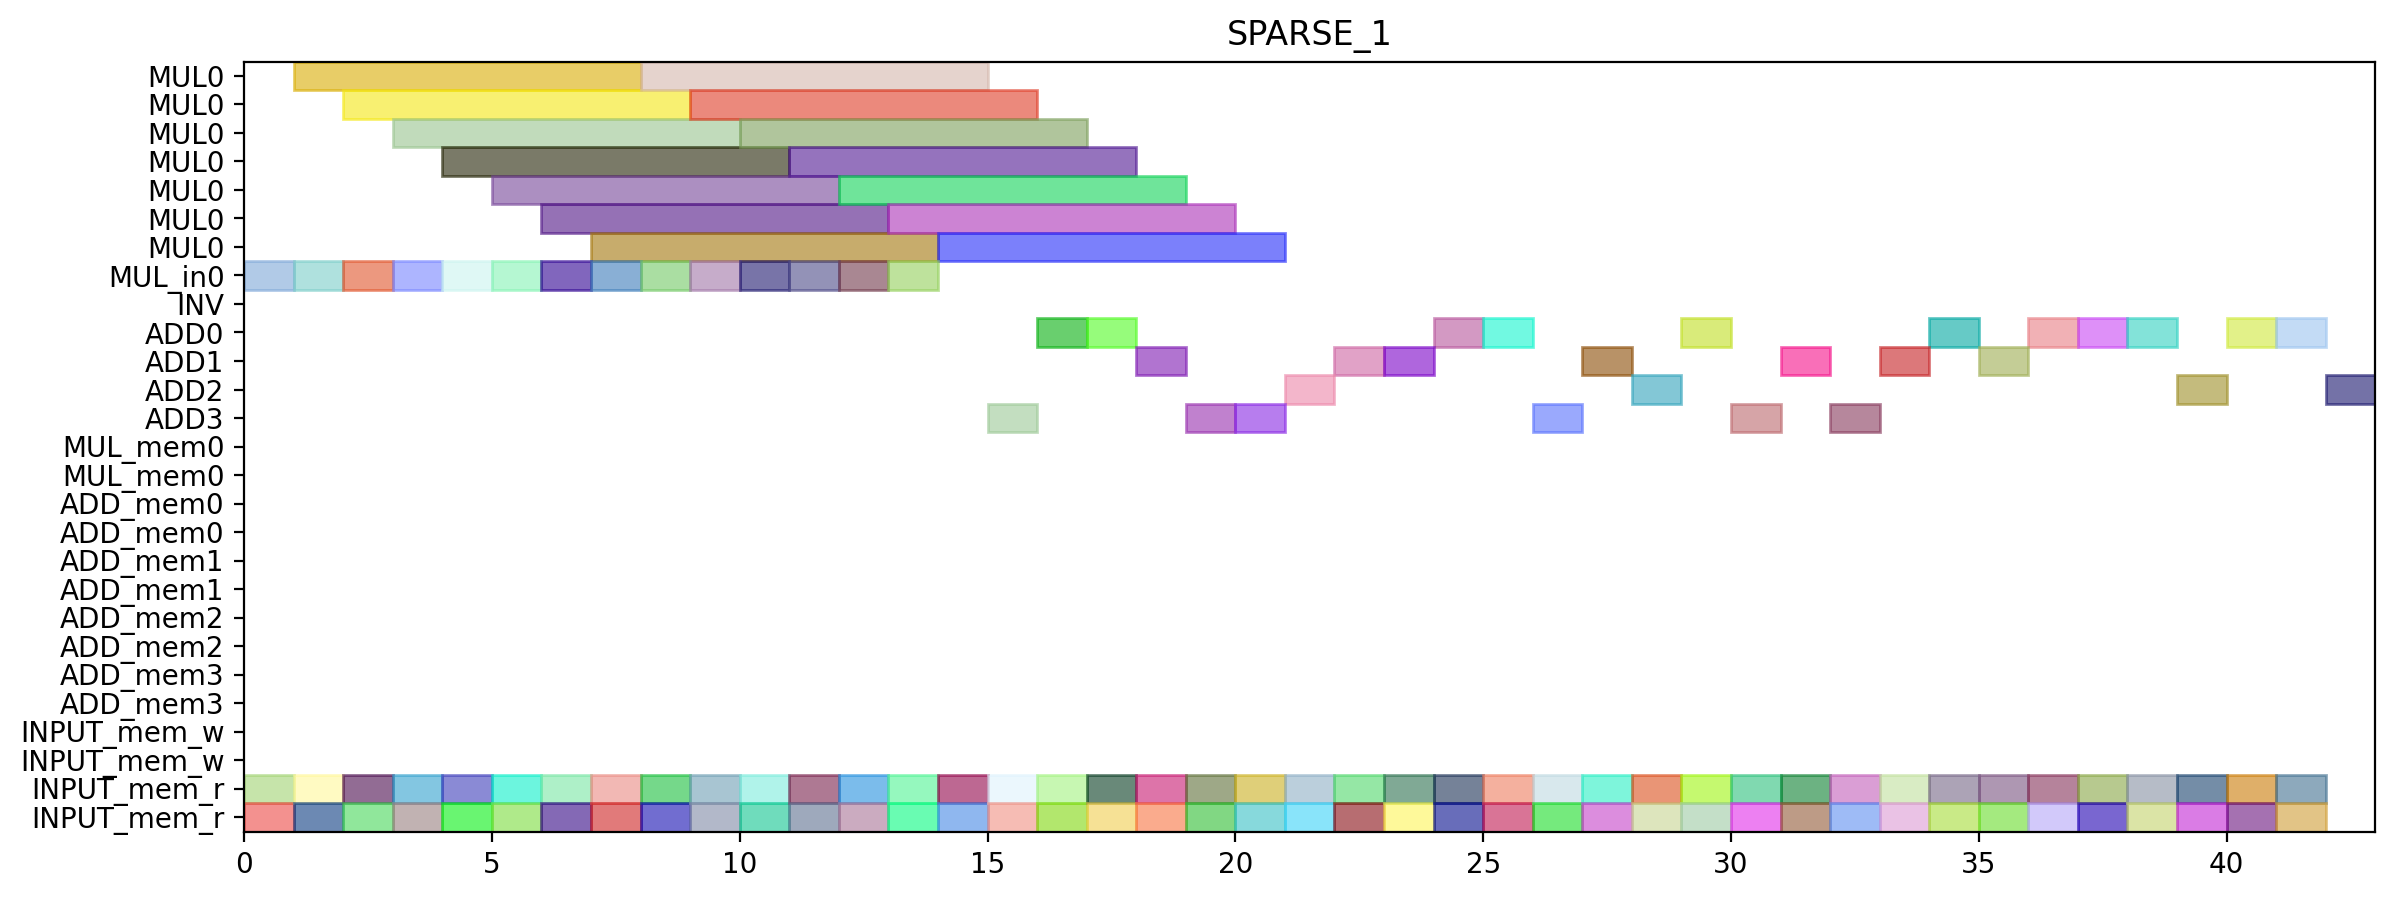

This figure's Python source:
from pyschedule import Scenario, solvers, plotters, alt


def solve():
	horizon = 121
	S = Scenario("SPARSE_1", horizon=horizon)

	# resource
	MUL = S.Resources('MUL', num=1, size=7)
	MUL_in = S.Resources('MUL_in', num=1)
	INV = S.Resource('INV')
	ADD = S.Resources('ADD', num=4, periods=range(1, horizon))
	MUL_mem = S.Resources('MUL_mem', num=1, size=2)
	ADD_mem = S.Resources('ADD_mem', num=4, size=2)
	INPUT_mem_w = S.Resource('INPUT_mem_w', size=2)
	INPUT_mem_r = S.Resource('INPUT_mem_r', size=2)

	# result of previous scheduling
	t4_t2_t1_in = S.Task('t4_t2_t1_in', length=1, delay_cost=1)
	S += t4_t2_t1_in >= 0
	t4_t2_t1_in += MUL_in[0]

	t4_t2_t1_mem0 = S.Task('t4_t2_t1_mem0', length=1, delay_cost=1)
	S += t4_t2_t1_mem0 >= 0
	t4_t2_t1_mem0 += INPUT_mem_r

	t4_t2_t1_mem1 = S.Task('t4_t2_t1_mem1', length=1, delay_cost=1)
	S += t4_t2_t1_mem1 >= 0
	t4_t2_t1_mem1 += INPUT_mem_r

	t4_t1_t0_in = S.Task('t4_t1_t0_in', length=1, delay_cost=1)
	S += t4_t1_t0_in >= 1
	t4_t1_t0_in += MUL_in[0]

	t4_t1_t0_mem0 = S.Task('t4_t1_t0_mem0', length=1, delay_cost=1)
	S += t4_t1_t0_mem0 >= 1
	t4_t1_t0_mem0 += INPUT_mem_r

	t4_t1_t0_mem1 = S.Task('t4_t1_t0_mem1', length=1, delay_cost=1)
	S += t4_t1_t0_mem1 >= 1
	t4_t1_t0_mem1 += INPUT_mem_r

	t4_t2_t1 = S.Task('t4_t2_t1', length=7, delay_cost=1)
	S += t4_t2_t1 >= 1
	t4_t2_t1 += MUL[0]

	t4_t0_t1_in = S.Task('t4_t0_t1_in', length=1, delay_cost=1)
	S += t4_t0_t1_in >= 2
	t4_t0_t1_in += MUL_in[0]

	t4_t0_t1_mem0 = S.Task('t4_t0_t1_mem0', length=1, delay_cost=1)
	S += t4_t0_t1_mem0 >= 2
	t4_t0_t1_mem0 += INPUT_mem_r

	t4_t0_t1_mem1 = S.Task('t4_t0_t1_mem1', length=1, delay_cost=1)
	S += t4_t0_t1_mem1 >= 2
	t4_t0_t1_mem1 += INPUT_mem_r

	t4_t1_t0 = S.Task('t4_t1_t0', length=7, delay_cost=1)
	S += t4_t1_t0 >= 2
	t4_t1_t0 += MUL[0]

	t4_t0_t0_in = S.Task('t4_t0_t0_in', length=1, delay_cost=1)
	S += t4_t0_t0_in >= 3
	t4_t0_t0_in += MUL_in[0]

	t4_t0_t0_mem0 = S.Task('t4_t0_t0_mem0', length=1, delay_cost=1)
	S += t4_t0_t0_mem0 >= 3
	t4_t0_t0_mem0 += INPUT_mem_r

	t4_t0_t0_mem1 = S.Task('t4_t0_t0_mem1', length=1, delay_cost=1)
	S += t4_t0_t0_mem1 >= 3
	t4_t0_t0_mem1 += INPUT_mem_r

	t4_t0_t1 = S.Task('t4_t0_t1', length=7, delay_cost=1)
	S += t4_t0_t1 >= 3
	t4_t0_t1 += MUL[0]

	t4_t0_t0 = S.Task('t4_t0_t0', length=7, delay_cost=1)
	S += t4_t0_t0 >= 4
	t4_t0_t0 += MUL[0]

	t4_t8_t0_in = S.Task('t4_t8_t0_in', length=1, delay_cost=1)
	S += t4_t8_t0_in >= 4
	t4_t8_t0_in += MUL_in[0]

	t4_t8_t0_mem0 = S.Task('t4_t8_t0_mem0', length=1, delay_cost=1)
	S += t4_t8_t0_mem0 >= 4
	t4_t8_t0_mem0 += INPUT_mem_r

	t4_t8_t0_mem1 = S.Task('t4_t8_t0_mem1', length=1, delay_cost=1)
	S += t4_t8_t0_mem1 >= 4
	t4_t8_t0_mem1 += INPUT_mem_r

	t2_t1_in = S.Task('t2_t1_in', length=1, delay_cost=1)
	S += t2_t1_in >= 5
	t2_t1_in += MUL_in[0]

	t2_t1_mem0 = S.Task('t2_t1_mem0', length=1, delay_cost=1)
	S += t2_t1_mem0 >= 5
	t2_t1_mem0 += INPUT_mem_r

	t2_t1_mem1 = S.Task('t2_t1_mem1', length=1, delay_cost=1)
	S += t2_t1_mem1 >= 5
	t2_t1_mem1 += INPUT_mem_r

	t4_t8_t0 = S.Task('t4_t8_t0', length=7, delay_cost=1)
	S += t4_t8_t0 >= 5
	t4_t8_t0 += MUL[0]

	t2_t0_in = S.Task('t2_t0_in', length=1, delay_cost=1)
	S += t2_t0_in >= 6
	t2_t0_in += MUL_in[0]

	t2_t0_mem0 = S.Task('t2_t0_mem0', length=1, delay_cost=1)
	S += t2_t0_mem0 >= 6
	t2_t0_mem0 += INPUT_mem_r

	t2_t0_mem1 = S.Task('t2_t0_mem1', length=1, delay_cost=1)
	S += t2_t0_mem1 >= 6
	t2_t0_mem1 += INPUT_mem_r

	t2_t1 = S.Task('t2_t1', length=7, delay_cost=1)
	S += t2_t1 >= 6
	t2_t1 += MUL[0]

	t1_t0_in = S.Task('t1_t0_in', length=1, delay_cost=1)
	S += t1_t0_in >= 7
	t1_t0_in += MUL_in[0]

	t1_t0_mem0 = S.Task('t1_t0_mem0', length=1, delay_cost=1)
	S += t1_t0_mem0 >= 7
	t1_t0_mem0 += INPUT_mem_r

	t1_t0_mem1 = S.Task('t1_t0_mem1', length=1, delay_cost=1)
	S += t1_t0_mem1 >= 7
	t1_t0_mem1 += INPUT_mem_r

	t2_t0 = S.Task('t2_t0', length=7, delay_cost=1)
	S += t2_t0 >= 7
	t2_t0 += MUL[0]

	t0_t1_in = S.Task('t0_t1_in', length=1, delay_cost=1)
	S += t0_t1_in >= 8
	t0_t1_in += MUL_in[0]

	t0_t1_mem0 = S.Task('t0_t1_mem0', length=1, delay_cost=1)
	S += t0_t1_mem0 >= 8
	t0_t1_mem0 += INPUT_mem_r

	t0_t1_mem1 = S.Task('t0_t1_mem1', length=1, delay_cost=1)
	S += t0_t1_mem1 >= 8
	t0_t1_mem1 += INPUT_mem_r

	t1_t0 = S.Task('t1_t0', length=7, delay_cost=1)
	S += t1_t0 >= 8
	t1_t0 += MUL[0]

	t0_t1 = S.Task('t0_t1', length=7, delay_cost=1)
	S += t0_t1 >= 9
	t0_t1 += MUL[0]

	t4_t8_t1_in = S.Task('t4_t8_t1_in', length=1, delay_cost=1)
	S += t4_t8_t1_in >= 9
	t4_t8_t1_in += MUL_in[0]

	t4_t8_t1_mem0 = S.Task('t4_t8_t1_mem0', length=1, delay_cost=1)
	S += t4_t8_t1_mem0 >= 9
	t4_t8_t1_mem0 += INPUT_mem_r

	t4_t8_t1_mem1 = S.Task('t4_t8_t1_mem1', length=1, delay_cost=1)
	S += t4_t8_t1_mem1 >= 9
	t4_t8_t1_mem1 += INPUT_mem_r

	t4_t2_t0_in = S.Task('t4_t2_t0_in', length=1, delay_cost=1)
	S += t4_t2_t0_in >= 10
	t4_t2_t0_in += MUL_in[0]

	t4_t2_t0_mem0 = S.Task('t4_t2_t0_mem0', length=1, delay_cost=1)
	S += t4_t2_t0_mem0 >= 10
	t4_t2_t0_mem0 += INPUT_mem_r

	t4_t2_t0_mem1 = S.Task('t4_t2_t0_mem1', length=1, delay_cost=1)
	S += t4_t2_t0_mem1 >= 10
	t4_t2_t0_mem1 += INPUT_mem_r

	t4_t8_t1 = S.Task('t4_t8_t1', length=7, delay_cost=1)
	S += t4_t8_t1 >= 10
	t4_t8_t1 += MUL[0]

	t4_t1_t1_in = S.Task('t4_t1_t1_in', length=1, delay_cost=1)
	S += t4_t1_t1_in >= 11
	t4_t1_t1_in += MUL_in[0]

	t4_t1_t1_mem0 = S.Task('t4_t1_t1_mem0', length=1, delay_cost=1)
	S += t4_t1_t1_mem0 >= 11
	t4_t1_t1_mem0 += INPUT_mem_r

	t4_t1_t1_mem1 = S.Task('t4_t1_t1_mem1', length=1, delay_cost=1)
	S += t4_t1_t1_mem1 >= 11
	t4_t1_t1_mem1 += INPUT_mem_r

	t4_t2_t0 = S.Task('t4_t2_t0', length=7, delay_cost=1)
	S += t4_t2_t0 >= 11
	t4_t2_t0 += MUL[0]

	t1_t1_in = S.Task('t1_t1_in', length=1, delay_cost=1)
	S += t1_t1_in >= 12
	t1_t1_in += MUL_in[0]

	t1_t1_mem0 = S.Task('t1_t1_mem0', length=1, delay_cost=1)
	S += t1_t1_mem0 >= 12
	t1_t1_mem0 += INPUT_mem_r

	t1_t1_mem1 = S.Task('t1_t1_mem1', length=1, delay_cost=1)
	S += t1_t1_mem1 >= 12
	t1_t1_mem1 += INPUT_mem_r

	t4_t1_t1 = S.Task('t4_t1_t1', length=7, delay_cost=1)
	S += t4_t1_t1 >= 12
	t4_t1_t1 += MUL[0]

	t0_t0_in = S.Task('t0_t0_in', length=1, delay_cost=1)
	S += t0_t0_in >= 13
	t0_t0_in += MUL_in[0]

	t0_t0_mem0 = S.Task('t0_t0_mem0', length=1, delay_cost=1)
	S += t0_t0_mem0 >= 13
	t0_t0_mem0 += INPUT_mem_r

	t0_t0_mem1 = S.Task('t0_t0_mem1', length=1, delay_cost=1)
	S += t0_t0_mem1 >= 13
	t0_t0_mem1 += INPUT_mem_r

	t1_t1 = S.Task('t1_t1', length=7, delay_cost=1)
	S += t1_t1 >= 13
	t1_t1 += MUL[0]

	t0_t0 = S.Task('t0_t0', length=7, delay_cost=1)
	S += t0_t0 >= 14
	t0_t0 += MUL[0]

	t4_t51_mem0 = S.Task('t4_t51_mem0', length=1, delay_cost=1)
	S += t4_t51_mem0 >= 14
	t4_t51_mem0 += INPUT_mem_r

	t4_t51_mem1 = S.Task('t4_t51_mem1', length=1, delay_cost=1)
	S += t4_t51_mem1 >= 14
	t4_t51_mem1 += INPUT_mem_r

	t4_t1_t2_mem0 = S.Task('t4_t1_t2_mem0', length=1, delay_cost=1)
	S += t4_t1_t2_mem0 >= 15
	t4_t1_t2_mem0 += INPUT_mem_r

	t4_t1_t2_mem1 = S.Task('t4_t1_t2_mem1', length=1, delay_cost=1)
	S += t4_t1_t2_mem1 >= 15
	t4_t1_t2_mem1 += INPUT_mem_r

	t4_t51 = S.Task('t4_t51', length=1, delay_cost=1)
	S += t4_t51 >= 15
	t4_t51 += ADD[3]

	t2_t2_mem0 = S.Task('t2_t2_mem0', length=1, delay_cost=1)
	S += t2_t2_mem0 >= 16
	t2_t2_mem0 += INPUT_mem_r

	t2_t2_mem1 = S.Task('t2_t2_mem1', length=1, delay_cost=1)
	S += t2_t2_mem1 >= 16
	t2_t2_mem1 += INPUT_mem_r

	t4_t1_t2 = S.Task('t4_t1_t2', length=1, delay_cost=1)
	S += t4_t1_t2 >= 16
	t4_t1_t2 += ADD[0]

	t0_t2_mem0 = S.Task('t0_t2_mem0', length=1, delay_cost=1)
	S += t0_t2_mem0 >= 17
	t0_t2_mem0 += INPUT_mem_r

	t0_t2_mem1 = S.Task('t0_t2_mem1', length=1, delay_cost=1)
	S += t0_t2_mem1 >= 17
	t0_t2_mem1 += INPUT_mem_r

	t2_t2 = S.Task('t2_t2', length=1, delay_cost=1)
	S += t2_t2 >= 17
	t2_t2 += ADD[0]

	t0_t2 = S.Task('t0_t2', length=1, delay_cost=1)
	S += t0_t2 >= 18
	t0_t2 += ADD[1]

	t0_t3_mem0 = S.Task('t0_t3_mem0', length=1, delay_cost=1)
	S += t0_t3_mem0 >= 18
	t0_t3_mem0 += INPUT_mem_r

	t0_t3_mem1 = S.Task('t0_t3_mem1', length=1, delay_cost=1)
	S += t0_t3_mem1 >= 18
	t0_t3_mem1 += INPUT_mem_r

	t0_t3 = S.Task('t0_t3', length=1, delay_cost=1)
	S += t0_t3 >= 19
	t0_t3 += ADD[3]

	t4_t0_t2_mem0 = S.Task('t4_t0_t2_mem0', length=1, delay_cost=1)
	S += t4_t0_t2_mem0 >= 19
	t4_t0_t2_mem0 += INPUT_mem_r

	t4_t0_t2_mem1 = S.Task('t4_t0_t2_mem1', length=1, delay_cost=1)
	S += t4_t0_t2_mem1 >= 19
	t4_t0_t2_mem1 += INPUT_mem_r

	t4_t0_t2 = S.Task('t4_t0_t2', length=1, delay_cost=1)
	S += t4_t0_t2 >= 20
	t4_t0_t2 += ADD[3]

	t4_t0_t3_mem0 = S.Task('t4_t0_t3_mem0', length=1, delay_cost=1)
	S += t4_t0_t3_mem0 >= 20
	t4_t0_t3_mem0 += INPUT_mem_r

	t4_t0_t3_mem1 = S.Task('t4_t0_t3_mem1', length=1, delay_cost=1)
	S += t4_t0_t3_mem1 >= 20
	t4_t0_t3_mem1 += INPUT_mem_r

	t1_t2_mem0 = S.Task('t1_t2_mem0', length=1, delay_cost=1)
	S += t1_t2_mem0 >= 21
	t1_t2_mem0 += INPUT_mem_r

	t1_t2_mem1 = S.Task('t1_t2_mem1', length=1, delay_cost=1)
	S += t1_t2_mem1 >= 21
	t1_t2_mem1 += INPUT_mem_r

	t4_t0_t3 = S.Task('t4_t0_t3', length=1, delay_cost=1)
	S += t4_t0_t3 >= 21
	t4_t0_t3 += ADD[2]

	t1_t2 = S.Task('t1_t2', length=1, delay_cost=1)
	S += t1_t2 >= 22
	t1_t2 += ADD[1]

	t2_t3_mem0 = S.Task('t2_t3_mem0', length=1, delay_cost=1)
	S += t2_t3_mem0 >= 22
	t2_t3_mem0 += INPUT_mem_r

	t2_t3_mem1 = S.Task('t2_t3_mem1', length=1, delay_cost=1)
	S += t2_t3_mem1 >= 22
	t2_t3_mem1 += INPUT_mem_r

	t2_t3 = S.Task('t2_t3', length=1, delay_cost=1)
	S += t2_t3 >= 23
	t2_t3 += ADD[1]

	t4_t1_t3_mem0 = S.Task('t4_t1_t3_mem0', length=1, delay_cost=1)
	S += t4_t1_t3_mem0 >= 23
	t4_t1_t3_mem0 += INPUT_mem_r

	t4_t1_t3_mem1 = S.Task('t4_t1_t3_mem1', length=1, delay_cost=1)
	S += t4_t1_t3_mem1 >= 23
	t4_t1_t3_mem1 += INPUT_mem_r

	t4_t1_t3 = S.Task('t4_t1_t3', length=1, delay_cost=1)
	S += t4_t1_t3 >= 24
	t4_t1_t3 += ADD[0]

	t4_t50_mem0 = S.Task('t4_t50_mem0', length=1, delay_cost=1)
	S += t4_t50_mem0 >= 24
	t4_t50_mem0 += INPUT_mem_r

	t4_t50_mem1 = S.Task('t4_t50_mem1', length=1, delay_cost=1)
	S += t4_t50_mem1 >= 24
	t4_t50_mem1 += INPUT_mem_r

	t4_t41_mem0 = S.Task('t4_t41_mem0', length=1, delay_cost=1)
	S += t4_t41_mem0 >= 25
	t4_t41_mem0 += INPUT_mem_r

	t4_t41_mem1 = S.Task('t4_t41_mem1', length=1, delay_cost=1)
	S += t4_t41_mem1 >= 25
	t4_t41_mem1 += INPUT_mem_r

	t4_t50 = S.Task('t4_t50', length=1, delay_cost=1)
	S += t4_t50 >= 25
	t4_t50 += ADD[0]

	t1_t3_mem0 = S.Task('t1_t3_mem0', length=1, delay_cost=1)
	S += t1_t3_mem0 >= 26
	t1_t3_mem0 += INPUT_mem_r

	t1_t3_mem1 = S.Task('t1_t3_mem1', length=1, delay_cost=1)
	S += t1_t3_mem1 >= 26
	t1_t3_mem1 += INPUT_mem_r

	t4_t41 = S.Task('t4_t41', length=1, delay_cost=1)
	S += t4_t41 >= 26
	t4_t41 += ADD[3]

	t1_t3 = S.Task('t1_t3', length=1, delay_cost=1)
	S += t1_t3 >= 27
	t1_t3 += ADD[1]

	t4_t40_mem0 = S.Task('t4_t40_mem0', length=1, delay_cost=1)
	S += t4_t40_mem0 >= 27
	t4_t40_mem0 += INPUT_mem_r

	t4_t40_mem1 = S.Task('t4_t40_mem1', length=1, delay_cost=1)
	S += t4_t40_mem1 >= 27
	t4_t40_mem1 += INPUT_mem_r

	t4_t2_t3_mem0 = S.Task('t4_t2_t3_mem0', length=1, delay_cost=1)
	S += t4_t2_t3_mem0 >= 28
	t4_t2_t3_mem0 += INPUT_mem_r

	t4_t2_t3_mem1 = S.Task('t4_t2_t3_mem1', length=1, delay_cost=1)
	S += t4_t2_t3_mem1 >= 28
	t4_t2_t3_mem1 += INPUT_mem_r

	t4_t40 = S.Task('t4_t40', length=1, delay_cost=1)
	S += t4_t40 >= 28
	t4_t40 += ADD[2]

	t4_t2_t2_mem0 = S.Task('t4_t2_t2_mem0', length=1, delay_cost=1)
	S += t4_t2_t2_mem0 >= 29
	t4_t2_t2_mem0 += INPUT_mem_r

	t4_t2_t2_mem1 = S.Task('t4_t2_t2_mem1', length=1, delay_cost=1)
	S += t4_t2_t2_mem1 >= 29
	t4_t2_t2_mem1 += INPUT_mem_r

	t4_t2_t3 = S.Task('t4_t2_t3', length=1, delay_cost=1)
	S += t4_t2_t3 >= 29
	t4_t2_t3 += ADD[0]

	t4_t2_t2 = S.Task('t4_t2_t2', length=1, delay_cost=1)
	S += t4_t2_t2 >= 30
	t4_t2_t2 += ADD[3]


	# new tasks
	t4_t8_t2 = S.Task('t4_t8_t2', length=1, delay_cost=1)
	t4_t8_t2 += alt(ADD)

	t4_t8_t2_mem0 = S.Task('t4_t8_t2_mem0', length=1, delay_cost=1)
	t4_t8_t2_mem0 += INPUT_mem_r
	S += t4_t8_t2_mem0 <= t4_t8_t2

	t4_t8_t2_mem1 = S.Task('t4_t8_t2_mem1', length=1, delay_cost=1)
	t4_t8_t2_mem1 += INPUT_mem_r
	S += t4_t8_t2_mem1 <= t4_t8_t2

	t4_t8_t3 = S.Task('t4_t8_t3', length=1, delay_cost=1)
	t4_t8_t3 += alt(ADD)

	t4_t8_t3_mem0 = S.Task('t4_t8_t3_mem0', length=1, delay_cost=1)
	t4_t8_t3_mem0 += INPUT_mem_r
	S += t4_t8_t3_mem0 <= t4_t8_t3

	t4_t8_t3_mem1 = S.Task('t4_t8_t3_mem1', length=1, delay_cost=1)
	t4_t8_t3_mem1 += INPUT_mem_r
	S += t4_t8_t3_mem1 <= t4_t8_t3

	t70 = S.Task('t70', length=1, delay_cost=1)
	t70 += alt(ADD)

	t70_mem0 = S.Task('t70_mem0', length=1, delay_cost=1)
	t70_mem0 += INPUT_mem_r
	S += t70_mem0 <= t70

	t70_mem1 = S.Task('t70_mem1', length=1, delay_cost=1)
	t70_mem1 += INPUT_mem_r
	S += t70_mem1 <= t70

	t71 = S.Task('t71', length=1, delay_cost=1)
	t71 += alt(ADD)

	t71_mem0 = S.Task('t71_mem0', length=1, delay_cost=1)
	t71_mem0 += INPUT_mem_r
	S += t71_mem0 <= t71

	t71_mem1 = S.Task('t71_mem1', length=1, delay_cost=1)
	t71_mem1 += INPUT_mem_r
	S += t71_mem1 <= t71

	t80 = S.Task('t80', length=1, delay_cost=1)
	t80 += alt(ADD)

	t80_mem0 = S.Task('t80_mem0', length=1, delay_cost=1)
	t80_mem0 += INPUT_mem_r
	S += t80_mem0 <= t80

	t80_mem1 = S.Task('t80_mem1', length=1, delay_cost=1)
	t80_mem1 += INPUT_mem_r
	S += t80_mem1 <= t80

	t81 = S.Task('t81', length=1, delay_cost=1)
	t81 += alt(ADD)

	t81_mem0 = S.Task('t81_mem0', length=1, delay_cost=1)
	t81_mem0 += INPUT_mem_r
	S += t81_mem0 <= t81

	t81_mem1 = S.Task('t81_mem1', length=1, delay_cost=1)
	t81_mem1 += INPUT_mem_r
	S += t81_mem1 <= t81

	t90 = S.Task('t90', length=1, delay_cost=1)
	t90 += alt(ADD)

	t90_mem0 = S.Task('t90_mem0', length=1, delay_cost=1)
	t90_mem0 += INPUT_mem_r
	S += t90_mem0 <= t90

	t90_mem1 = S.Task('t90_mem1', length=1, delay_cost=1)
	t90_mem1 += INPUT_mem_r
	S += t90_mem1 <= t90

	t91 = S.Task('t91', length=1, delay_cost=1)
	t91 += alt(ADD)

	t91_mem0 = S.Task('t91_mem0', length=1, delay_cost=1)
	t91_mem0 += INPUT_mem_r
	S += t91_mem0 <= t91

	t91_mem1 = S.Task('t91_mem1', length=1, delay_cost=1)
	t91_mem1 += INPUT_mem_r
	S += t91_mem1 <= t91

	t100 = S.Task('t100', length=1, delay_cost=1)
	t100 += alt(ADD)

	t100_mem0 = S.Task('t100_mem0', length=1, delay_cost=1)
	t100_mem0 += INPUT_mem_r
	S += t100_mem0 <= t100

	t100_mem1 = S.Task('t100_mem1', length=1, delay_cost=1)
	t100_mem1 += INPUT_mem_r
	S += t100_mem1 <= t100

	t101 = S.Task('t101', length=1, delay_cost=1)
	t101 += alt(ADD)

	t101_mem0 = S.Task('t101_mem0', length=1, delay_cost=1)
	t101_mem0 += INPUT_mem_r
	S += t101_mem0 <= t101

	t101_mem1 = S.Task('t101_mem1', length=1, delay_cost=1)
	t101_mem1 += INPUT_mem_r
	S += t101_mem1 <= t101

	t5_t0_t2 = S.Task('t5_t0_t2', length=1, delay_cost=1)
	t5_t0_t2 += alt(ADD)

	t5_t0_t2_mem0 = S.Task('t5_t0_t2_mem0', length=1, delay_cost=1)
	t5_t0_t2_mem0 += INPUT_mem_r
	S += t5_t0_t2_mem0 <= t5_t0_t2

	t5_t0_t2_mem1 = S.Task('t5_t0_t2_mem1', length=1, delay_cost=1)
	t5_t0_t2_mem1 += INPUT_mem_r
	S += t5_t0_t2_mem1 <= t5_t0_t2

	t5_t8_t2 = S.Task('t5_t8_t2', length=1, delay_cost=1)
	t5_t8_t2 += alt(ADD)

	t5_t8_t2_mem0 = S.Task('t5_t8_t2_mem0', length=1, delay_cost=1)
	t5_t8_t2_mem0 += INPUT_mem_r
	S += t5_t8_t2_mem0 <= t5_t8_t2

	t5_t8_t2_mem1 = S.Task('t5_t8_t2_mem1', length=1, delay_cost=1)
	t5_t8_t2_mem1 += INPUT_mem_r
	S += t5_t8_t2_mem1 <= t5_t8_t2

	solvers.mip.solve(S,msg=1,kind='CPLEX',ratio_gap=1.01)

	solution = [['hoge']*len(S.solution()[1]) for i in range(len(S.solution()))]
	for i in range(len(S.solution())):
		for j in range(len(S.solution()[i])):
			solution[i][j]=str(S.solution()[i][j])
	print(solution)

	cycles = int(solution[-1][3])

	pic_file_name = "/home/mfukuda/pairing_automation_design2/bls12-446/scheduling/SPARSE_mul1_add4/SPARSE_1.png"
	if(S.solution() != []):
		plotters.matplotlib.plot(S,img_filename=pic_file_name, vertical_text=True, fig_size=(cycles*0.25+3, 5), show_task_labels=False)

	return solution
